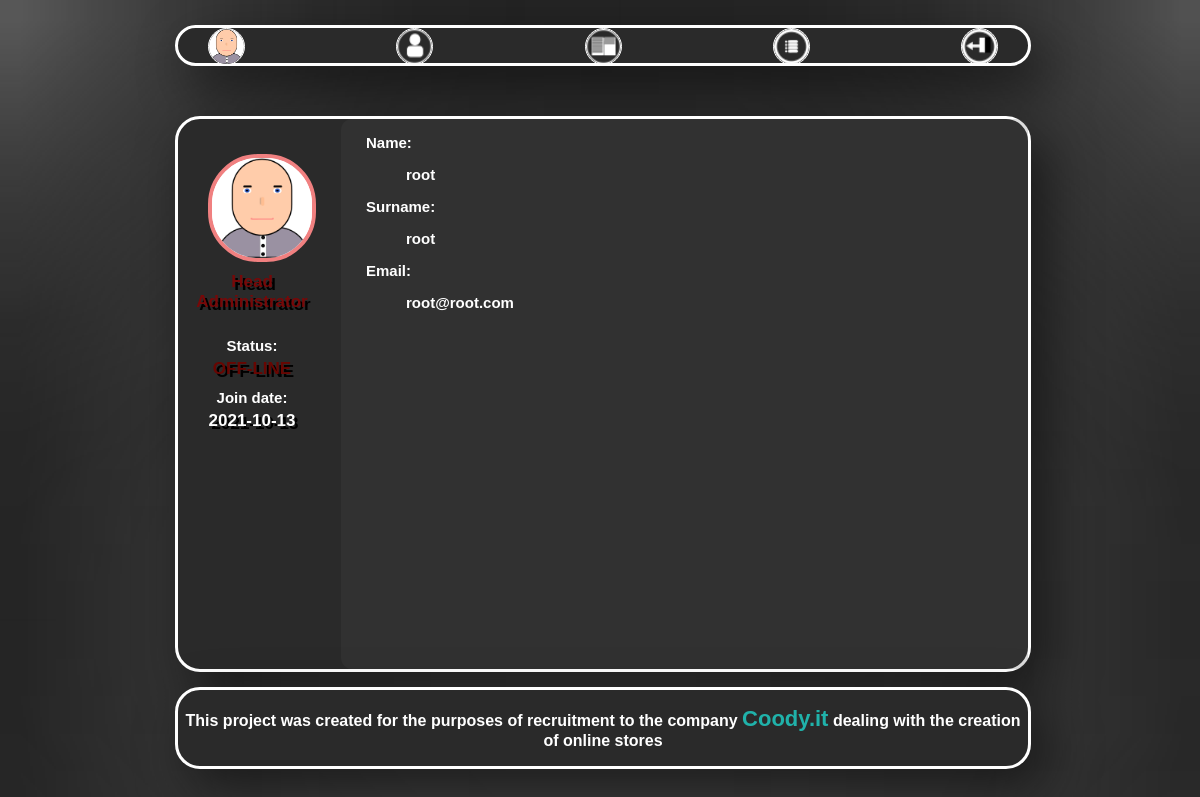
/profil_user.php?author_id=1 (signed in), run on an earlier commit of the app's database.
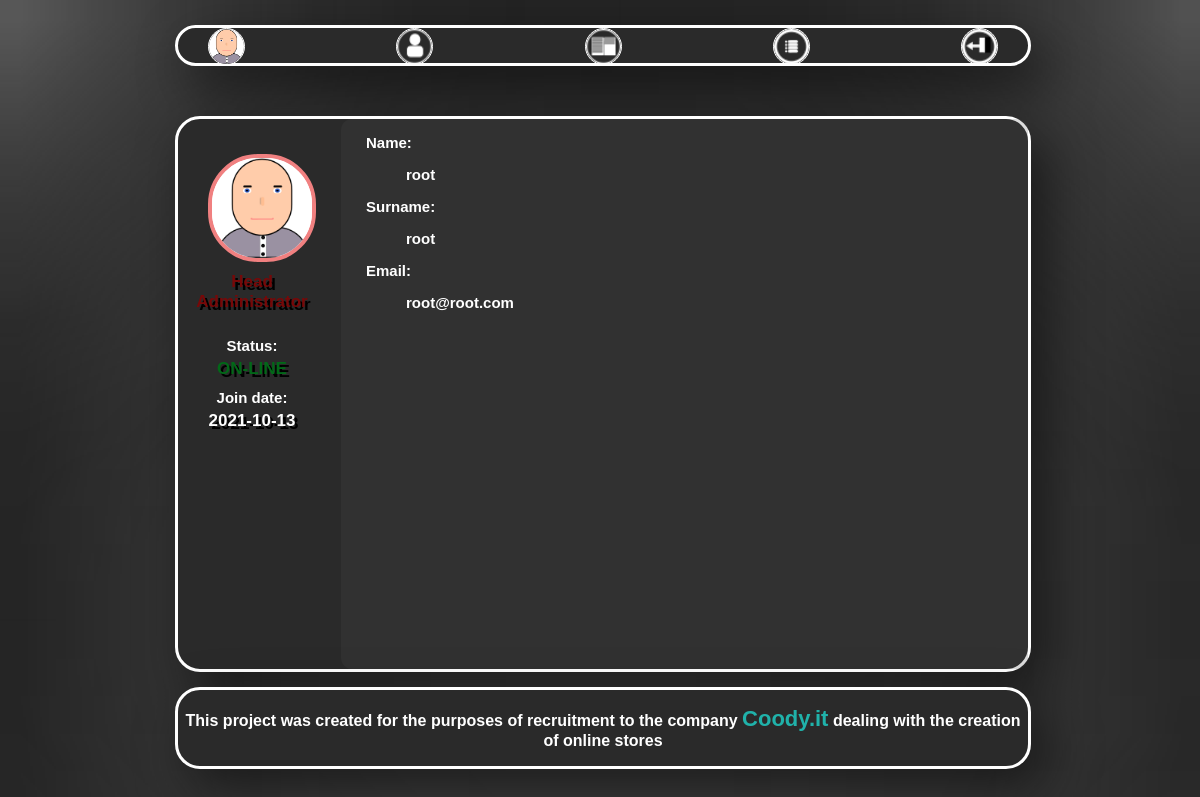
And on a later commit of the database.
### tables this page shows
CREATE TABLE `users_db` (
  `ID` int(11) NOT NULL,
  `Name` varchar(24) NOT NULL,
  `Surname` varchar(24) NOT NULL,
  `Email` varchar(30) NOT NULL,
  `Password` varchar(24) NOT NULL,
  `Join_Date` date NOT NULL DEFAULT current_timestamp(),
  `Images_url` text NOT NULL,
  `Online` int(11) NOT NULL
);

### profil_user.php (the view, shortened to what this page needs)
<!DOCTYPE html>
<html lang="pl">
    <head>
        <link href="user_style.css?<?=filemtime("user_style.css")?>" rel="stylesheet" type="text/css" />
    </head>
    <body>
        <div id="contener">
            <div id="header">
                <div id="link_contener">
                    <?php
                        if(empty($_SESSION['img']))
                            echo '<a id="user_go_profil" href="profil_side.php"><img class="image_header_icon" title="Profil side" alt="Go back to profil icon" src="User_profils\default_profil\default.png"></a>';
                        else
                        {
                            $pathi = "User_profils\\". $_SESSION['id'] ."\\".$_SESSION['img'];
                            echo "<a id='user_go_profil' href='profil_side.php'><img class='image_header_icon' title='Profil side' alt='Go back to profil icon' src='$pathi'></a>";
                        }
                        if($_SESSION['Rangs'] >= 2)
                        {
                            echo' <a id="admin_look_all" href="user_list_side.php"><img class="image_header_icon" title="User list side" alt="Go to user list side icon" src="images/icon_link/profils.png" ></a>';
                            echo' <a id="admin_look_all" href="archive_side.php"><img class="image_header_icon" title="Archive list side" alt="Go to archive list side icon" src="images/icon_link/archive.png" ></a>';
                        }
                    ?>
                    <a id="user_go_ticket" href="ticket_side.php"><img class="image_header_icon" title="Ticket side" alt="Go to Ticket side icon" src="images/icon_link/tickets.png" ></a>
                    <a class="user_logout" href="logout.php"> <img class="image_header_icon" title="Log out"  alt="Log out icon" src="images/icon_link/logout.png"></a>
                </div>
            </div>
            <div id="main">
                <?php
                    echo '<div id = "user_left_contener">';
                        if(!empty($_GET["author_id"]))
                            $Uid = $_GET["author_id"];
                        require_once "connect_mysql.php";
                        $db = @mysqli_connect($host , $username, $userpassword, $namedb);
                        if(!$db)
                            echo '<br><div id="error_contener"> Warning: Database not connected!</div><br>';
                        else
                        {
                            $sql = "SELECT * FROM users_db WHERE ID = '$Uid'";
                            if($result = $db->query($sql))
                            {
                                $tcket_number = $result->num_rows;
                                if($tcket_number == 1)
                                {
                                    $data = $result->fetch_assoc();
                                    $suemail = $data['Email'];
                                    $Uname = $data['Name'];
                                    $Usurname = $data['Surname'];
                                    $Ujdate = $data['Join_Date'];
                                    $Uimgurl = $data['Images_url'];
                                    $Uonline = $data['Online'];
                                }
                                else
                                {
                                    header('location: profil_side.php');
                                }
                            }
                            echo '<head> <title>Profil '.$Uname . ' ' .$Usurname.'</title></head>';
                            $sql = "SELECT * FROM admins_db WHERE Email = '$suemail'";
                            if($result = $db->query($sql))
                            {
                                $tcket_number = $result->num_rows;
                                if($tcket_number == 1)
                                {
                                    $data = $result->fetch_assoc();
                                    $Urangs = $data['Rang_strong'];
                                }
                                else
                                    $Urangs = 0;
                            }
                            if(@$Uimgurl == NULL)
                                echo '<img id= "user_photo_profil_id"  title="Your phot" alt="User photo" src="User_profils\default_profil\default.png">';
                            else
                            {
                                $pathi = "User_profils\\". $Uid."\\".$Uimgurl;
                                echo "<img id= 'user_photo_profil_id'  title='Your photo' alt='User photo' src='$pathi'>";
                            }
                            switch($Urangs)
                            {
                                case 3:
                                    echo  " <label id='rang_style_headadmin'>Head Administrator</label>";
                                    break;
                            }
                            echo "<label>Status:</label>";
                            if($Uonline != 0)
                                echo  " <label id='user_online'>ON-LINE</label>";
                            else
                                echo  " <label id='user_offline'>OFF-LINE</label>";
                            echo '<label>Join date:</label>';
                            echo '<label id="user_join_date">'. $Ujdate .'</label>';
                        }
                    echo '</div>';
                    echo  '<div id="user_settings_contener">';
                        echo '<label class="label_class_user">Name:</label>';
                        echo '<label class="label_class_settings_user">'.$Uname.'</label>';
                        echo '<label class="label_class_user">Surname:</label>';
                        echo '<label class="label_class_settings_user">'.$Usurname.'</label>';
                        echo '<label class="label_class_user">Email:</label>';
                        echo '<label class="label_class_settings_user">'.$suemail.'</label>';
                    echo '</div>';
                ?>
            </div>
            <div id="footer">
                <p>This project was created for the purposes of recruitment to the company <a id ="Link_coody"href="https://coody.it/">Coody.it</a> dealing with the creation of online stores</p>
            </div>
        </div>
    </body>
</html>

### user_style.css (style rules this page uses)
* { font-family: sans-serif; }
body { width: 850px; height: 670px; background-image: url("images/tail.png"); background-repeat: no-repeat; background-size: 100%; margin-left:auto; margin-right:auto; background-attachment:fixed; }
#header { font-weight: bolder; text-decoration: none; height: 35px; width: 100%; box-shadow: 15px 20px 50px rgba(0, 0, 0, 0.5); margin-top: 25px; border:3px solid rgb(255, 255, 255); background-color:rgb(42, 42, 42); border-radius: 25px; margin-bottom: 50px; text-align: center; }
#link_contener { margin-left: 30px; margin-right: 30px; display: flex; flex-direction:row; justify-content: space-between }
.image_header_icon { height: 35px; width: 35px; border: 1px solid white; border-radius: 25px; }
#main { color:white; margin-top:10px; font-size: 15px; min-height: 550px; height: auto; width: 850px; font-weight: bolder; box-shadow: 15px 20px 50px rgba(0, 0, 0, 0.5); display:flex; border:3px solid rgb(255, 255, 255); background-color:rgb(42, 42, 42); border-radius: 25px; }
.label_class_user { margin-left:25px; margin-top:15px; }
.label_class_settings_user { margin-left:65px; margin-top:15px; }
#user_left_contener { height: auto; width: 155px; margin-top: 15px; margin-bottom: 15px; margin-left: 10px; text-align: center; display: flex; flex-direction: column; }
#user_photo_profil_id { height: 100px; width: 100px; margin-top: 20px; margin-bottom: 10px; margin-left: 20px; border:4px solid lightcoral; background-color: white; border-radius: 50px; }
#user_join_date { font-size: 17px; text-align: center; margin-top:5px; text-shadow: 3px 3px black; }
#user_online { color: rgb(2, 104, 24); font-size: 17px; text-align: center; margin-top:5px; margin-bottom:10px; text-shadow: 3px 3px black; }
#rang_style_headadmin { color: rgb(119, 8, 8); font-size: 17px; text-align: center; margin-bottom: 25px; text-shadow: 3px 3px black; }
#user_settings_contener,#user_form_contener { background-color:rgba(78, 78, 78, 0.198); width: 100%; height: auto; border-radius: 11px; display:flex; margin-left: 25px; flex-direction: column; }
#Link_coody { color:lightseagreen; text-decoration: none; font-size: 22px; }
#footer { font-weight: bolder; color:white; width: 100%; text-align: center; box-shadow: 15px 20px 50px rgba(0, 0, 0, 0.5); margin-top: 15px; border:3px solid rgb(255, 255, 255); background-color:rgb(42, 42, 42); border-radius: 25px; display:inline-block; }
#user_offline { color: rgb(104, 6, 2); font-size: 17px; text-align: center; margin-top:5px; margin-bottom:10px; text-shadow: 3px 3px black; }

What changed in the data, as far as the page shows it:
changed users_db "root": Online 0 → 1 (drawn)
Also different on the page:
text no longer shown: "OFF-LINE"
text now shown: "ON-LINE"
